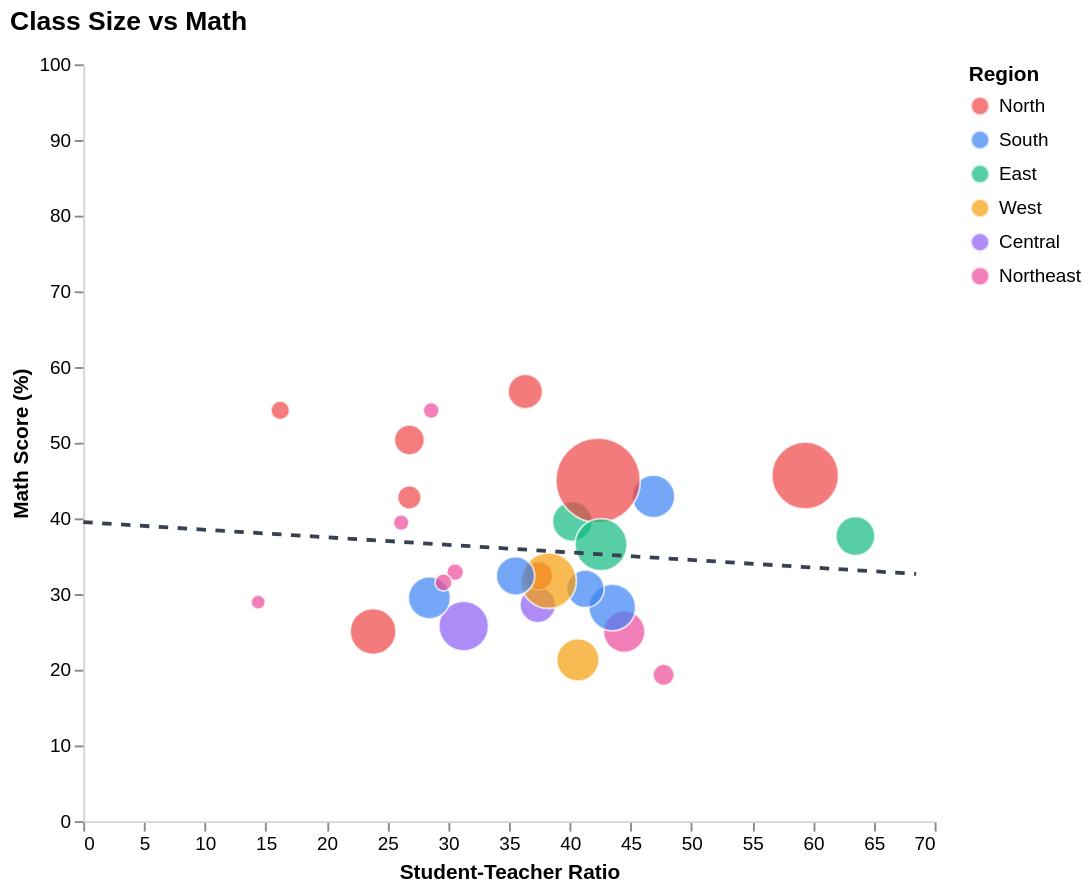

Express this chart as Vega-Lite.
### Vega-Lite specification from a JSON file in a GitHub repository (floating-point values rounded to 4 significant figures)
{"config": {"view": {"continuousWidth": 300, "continuousHeight": 300, "strokeWidth": 0}, "axis": {"domainColor": "#d1d5db", "grid": false}}, "layer": [{"data": {"name": "data-55ecd443bb0cab230c679f9ad6c86e3c"}, "mark": {"type": "circle", "opacity": 0.7, "stroke": "white", "strokeWidth": 1}, "encoding": {"color": {"field": "Region", "legend": {"direction": "vertical", "orient": "right", "symbolSize": 100, "title": "Region"}, "scale": {"domain": ["North", "South", "East", "West", "Central", "Northeast"], "range": ["#ef4444", "#3b82f6", "#10b981", "#f59e0b", "#8b5cf6", "#ec4899"]}, "type": "nominal"}, "opacity": {"condition": {"param": "param_8", "value": 0.7}, "value": 0.1}, "size": {"field": "enrollment_millions", "legend": null, "scale": {"range": [50, 2000]}, "type": "quantitative"}, "tooltip": [{"field": "state", "title": "State", "type": "nominal"}, {"field": "student_teacher_ratio", "format": ".1f", "title": "Student-Teacher Ratio", "type": "quantitative"}, {"field": "math_score", "format": ".1f", "title": "Math Score (%)", "type": "quantitative"}, {"field": "total_students", "format": ",", "title": "Total Students", "type": "quantitative"}], "x": {"field": "student_teacher_ratio", "scale": {"domain": [0, 68.48]}, "title": "Student-Teacher Ratio", "type": "quantitative"}, "y": {"field": "math_score", "scale": {"domain": [0, 100]}, "title": "Math Score (%)", "type": "quantitative"}}, "name": "view_8"}, {"data": {"name": "data-83e31c6285f3d627865fa4bccb9280e9"}, "mark": {"type": "line", "color": "#374151", "size": 2, "strokeDash": [5, 5]}, "encoding": {"x": {"field": "student_teacher_ratio", "type": "quantitative"}, "y": {"field": "math_score", "type": "quantitative"}}}], "height": 400, "params": [{"name": "param_8", "select": {"type": "point", "fields": ["Region"]}, "bind": "legend", "views": ["view_8"]}], "title": {"text": "Class Size vs Math", "fontSize": 14, "anchor": "start", "offset": 10}, "width": 450, "$schema": "https://vega.github.io/schema/vega-lite/v5.20.1.json", "datasets": {"data-55ecd443bb0cab230c679f9ad6c86e3c": [{"state": "Andhra Pradesh", "total_tch": 342721, "total_students": 16068910, "student_teacher_ratio": 46.89, "State": "Andhra Pradesh", "reading_score": 36.53, "math_score": 42.9, "Region": "South", "enrollment_millions": 16.07}, {"state": "Arunachal Pradesh", "total_tch": 25117, "total_students": 656615, "student_teacher_ratio": 26.14, "State": "Arunachal Pradesh", "reading_score": 45.47, "math_score": 39.43, "Region": "Northeast", "enrollment_millions": 0.6566}, {"state": "Assam", "total_tch": 340471, "total_students": 15142490, "student_teacher_ratio": 44.48, "State": "Assam", "reading_score": 40.8, "math_score": 25.03, "Region": "Northeast", "enrollment_millions": 15.14}, {"state": "Bihar", "total_tch": 707516, "total_students": 41997243, "student_teacher_ratio": 59.36, "State": "Bihar", "reading_score": 47.5, "math_score": 45.67, "Region": "North", "enrollment_millions": 42.0}, {"state": "Chhattisgarh", "total_tch": 285248, "total_students": 10660317, "student_teacher_ratio": 37.37, "State": "Chhattisgarh", "reading_score": 51.8, "math_score": 28.57, "Region": "Central", "enrollment_millions": 10.66}, {"state": "Gujarat", "total_tch": 389063, "total_students": 15822125, "student_teacher_ratio": 40.67, "State": "Gujarat", "reading_score": 49.33, "math_score": 21.3, "Region": "West", "enrollment_millions": 15.82}, {"state": "Haryana", "total_tch": 263942, "total_students": 7077644, "student_teacher_ratio": 26.82, "State": "Haryana", "reading_score": 63.4, "math_score": 50.37, "Region": "North", "enrollment_millions": 7.078}, {"state": "Himachal Pradesh", "total_tch": 102825, "total_students": 1665194, "student_teacher_ratio": 16.19, "State": "Himachal Pradesh", "reading_score": 70.07, "math_score": 54.27, "Region": "North", "enrollment_millions": 1.665}, {"state": "Jammu and Kashmir", "total_tch": 166717, "total_students": 6240962, "student_teacher_ratio": 37.43, "State": "Jammu and Kashmir", "reading_score": 37.6, "math_score": 32.43, "Region": "North", "enrollment_millions": 6.241}, {"state": "Jharkhand", "total_tch": 209203, "total_students": 13280523, "student_teacher_ratio": 63.48, "State": "Jharkhand", "reading_score": 44.8, "math_score": 37.67, "Region": "East", "enrollment_millions": 13.28}, {"state": "Karnataka", "total_tch": 452602, "total_students": 19685263, "student_teacher_ratio": 43.49, "State": "Karnataka", "reading_score": 37.33, "math_score": 28.23, "Region": "South", "enrollment_millions": 19.69}, {"state": "Kerala", "total_tch": 292072, "total_students": 12058210, "student_teacher_ratio": 41.29, "State": "Kerala", "reading_score": 65.37, "math_score": 30.7, "Region": "South", "enrollment_millions": 12.06}, {"state": "Madhya Pradesh", "total_tch": 717493, "total_students": 22444915, "student_teacher_ratio": 31.28, "State": "Madhya Pradesh", "reading_score": 43.13, "math_score": 25.77, "Region": "Central", "enrollment_millions": 22.44}, {"state": "Maharashtra", "total_tch": 747501, "total_students": 28599071, "student_teacher_ratio": 38.26, "State": "Maharashtra", "reading_score": 56.93, "math_score": 31.77, "Region": "West", "enrollment_millions": 28.6}, {"state": "Meghalaya", "total_tch": 57002, "total_students": 2719888, "student_teacher_ratio": 47.72, "State": "Meghalaya", "reading_score": 45.87, "math_score": 19.33, "Region": "Northeast", "enrollment_millions": 2.72}, {"state": "Mizoram", "total_tch": 24952, "total_students": 713852, "student_teacher_ratio": 28.61, "State": "Mizoram", "reading_score": 62.6, "math_score": 54.27, "Region": "Northeast", "enrollment_millions": 0.7139}, {"state": "Nagaland", "total_tch": 33131, "total_students": 1013046, "student_teacher_ratio": 30.58, "State": "Nagaland", "reading_score": 49.7, "math_score": 32.9, "Region": "Northeast", "enrollment_millions": 1.013}, {"state": "Odisha", "total_tch": 344116, "total_students": 13839489, "student_teacher_ratio": 40.22, "State": "Odisha", "reading_score": 58.73, "math_score": 39.6, "Region": "East", "enrollment_millions": 13.84}, {"state": "Punjab", "total_tch": 273130, "total_students": 9927377, "student_teacher_ratio": 36.35, "State": "Punjab", "reading_score": 61.77, "math_score": 56.77, "Region": "North", "enrollment_millions": 9.927}, {"state": "Rajasthan", "total_tch": 792265, "total_students": 18880521, "student_teacher_ratio": 23.83, "State": "Rajasthan", "reading_score": 45.1, "math_score": 25.07, "Region": "North", "enrollment_millions": 18.88}, {"state": "Sikkim", "total_tch": 14994, "total_students": 215667, "student_teacher_ratio": 14.38, "State": "Sikkim", "reading_score": 53.47, "math_score": 28.93, "Region": "Northeast", "enrollment_millions": 0.2157}, {"state": "Tamil Nadu", "total_tch": 549850, "total_students": 15650008, "student_teacher_ratio": 28.46, "State": "Tamil Nadu", "reading_score": 37.27, "math_score": 29.5, "Region": "South", "enrollment_millions": 15.65}, {"state": "Telangana", "total_tch": 357911, "total_students": 12720153, "student_teacher_ratio": 35.54, "State": "Telangana", "reading_score": 31.4, "math_score": 32.4, "Region": "South", "enrollment_millions": 12.72}, {"state": "Tripura", "total_tch": 37733, "total_students": 1117574, "student_teacher_ratio": 29.62, "State": "Tripura", "reading_score": 43.47, "math_score": 31.53, "Region": "Northeast", "enrollment_millions": 1.118}, {"state": "Uttar Pradesh", "total_tch": 1615427, "total_students": 68380027, "student_teacher_ratio": 42.33, "State": "Uttar Pradesh", "reading_score": 55.27, "math_score": 45.03, "Region": "North", "enrollment_millions": 68.38}, {"state": "Uttarakhand", "total_tch": 134263, "total_students": 3599643, "student_teacher_ratio": 26.81, "State": "Uttarakhand", "reading_score": 61.83, "math_score": 42.77, "Region": "North", "enrollment_millions": 3.6}, {"state": "West Bengal", "total_tch": 583825, "total_students": 24855325, "student_teacher_ratio": 42.57, "State": "West Bengal", "reading_score": 54.07, "math_score": 36.53, "Region": "East", "enrollment_millions": 24.86}], "data-83e31c6285f3d627865fa4bccb9280e9": [{"student_teacher_ratio": 0.0, "math_score": 39.51}, {"student_teacher_ratio": 68.48, "math_score": 32.66}]}}
